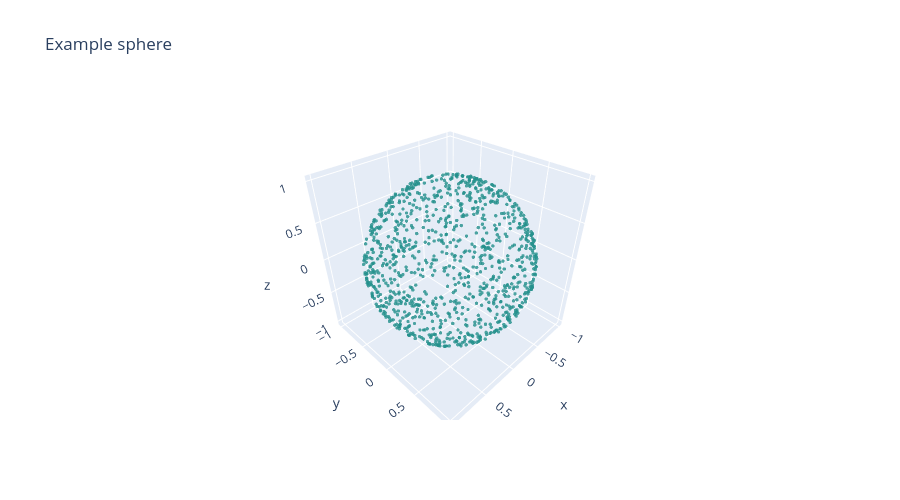
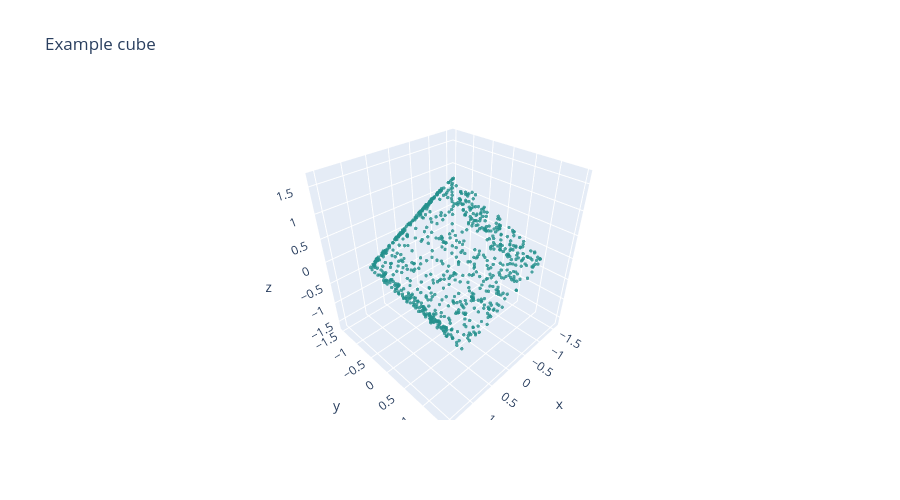
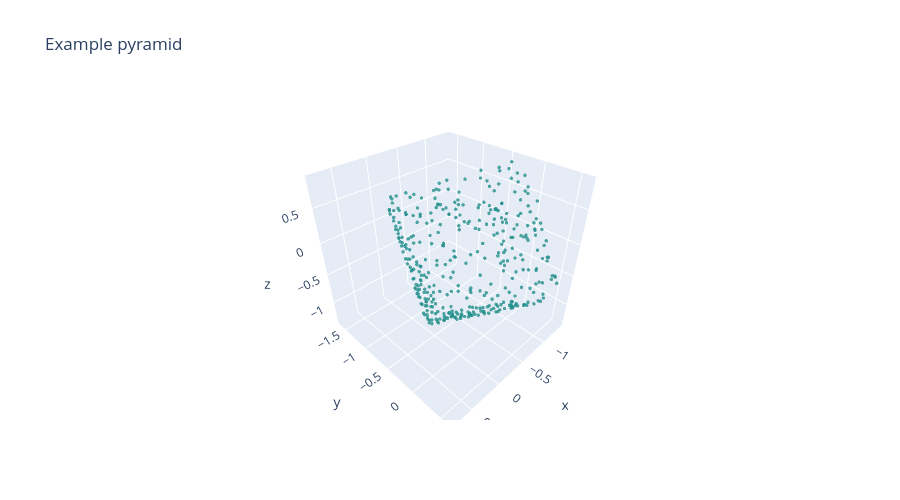

Source (notebook cell) for these figures, in order:
### Code cell
set_seed(42)  # the 3D results below do not depend on the random numbers used above
cloud_dataset = SyntheticPointCloudDataset(num_samples=3200, length_range=(256, 1024), noise_std=0.002)
collate_cloud = build_pointcloud_collate(cloud_dataset.max_points, dims=3)
train_cloud, val_cloud = random_split(
    cloud_dataset,
    [int(0.75 * len(cloud_dataset)), len(cloud_dataset) - int(0.75 * len(cloud_dataset))],
)
train_loader_cloud = DataLoader(train_cloud, batch_size=64, shuffle=True, collate_fn=collate_cloud)
val_loader_cloud = DataLoader(val_cloud, batch_size=128, shuffle=False, collate_fn=collate_cloud)

# Interactive demo (set interactive=True)
for idx in np.random.choice(len(cloud_dataset), size=3, replace=False):
    pts = cloud_dataset[idx]["points"].numpy()
    label = SHAPE_TYPES_3D[cloud_dataset.labels[idx]]
    scatter_3d_points(pts, f"Example {label}", interactive=True)

### Figure 1 — Plotly figure (JSON) as saved in the notebook; plotly's stock layout.template omitted (floating-point values rounded to 4 significant figures; data arrays with more than 128 entries replaced by an {"elided": "..."} marker saying what was removed)
{"data": [{"marker": {"color": {"elided": "1019 float values"}, "colorscale": [[0, "#440154"], [0.1111, "#482878"], [0.2222, "#3e4989"], [0.3333, "#31688e"], [0.4444, "#26828e"], [0.5556, "#1f9e89"], [0.6667, "#35b779"], [0.7778, "#6ece58"], [0.8889, "#b5de2b"], [1, "#fde725"]], "opacity": 0.8, "size": 2}, "mode": "markers", "type": "scatter3d", "x": {"elided": "1019 float values"}, "y": {"elided": "1019 float values"}, "z": {"elided": "1019 float values"}}], "layout": {"height": 500, "scene": {"xaxis": {"title": {"text": "x"}}, "yaxis": {"title": {"text": "y"}}, "zaxis": {"title": {"text": "z"}}}, "title": {"text": "Example sphere"}}}

### Figure 2 — Plotly figure (JSON) as saved in the notebook; plotly's stock layout.template omitted (floating-point values rounded to 4 significant figures; data arrays with more than 128 entries replaced by an {"elided": "..."} marker saying what was removed)
{"data": [{"marker": {"color": {"elided": "791 float values"}, "colorscale": [[0, "#440154"], [0.1111, "#482878"], [0.2222, "#3e4989"], [0.3333, "#31688e"], [0.4444, "#26828e"], [0.5556, "#1f9e89"], [0.6667, "#35b779"], [0.7778, "#6ece58"], [0.8889, "#b5de2b"], [1, "#fde725"]], "opacity": 0.8, "size": 2}, "mode": "markers", "type": "scatter3d", "x": {"elided": "791 float values"}, "y": {"elided": "791 float values"}, "z": {"elided": "791 float values"}}], "layout": {"height": 500, "scene": {"xaxis": {"title": {"text": "x"}}, "yaxis": {"title": {"text": "y"}}, "zaxis": {"title": {"text": "z"}}}, "title": {"text": "Example cube"}}}

### Figure 3 — Plotly figure (JSON) as saved in the notebook; plotly's stock layout.template omitted (floating-point values rounded to 4 significant figures; data arrays with more than 128 entries replaced by an {"elided": "..."} marker saying what was removed)
{"data": [{"marker": {"color": {"elided": "379 float values"}, "colorscale": [[0, "#440154"], [0.1111, "#482878"], [0.2222, "#3e4989"], [0.3333, "#31688e"], [0.4444, "#26828e"], [0.5556, "#1f9e89"], [0.6667, "#35b779"], [0.7778, "#6ece58"], [0.8889, "#b5de2b"], [1, "#fde725"]], "opacity": 0.8, "size": 2}, "mode": "markers", "type": "scatter3d", "x": {"elided": "379 float values"}, "y": {"elided": "379 float values"}, "z": {"elided": "379 float values"}}], "layout": {"height": 500, "scene": {"xaxis": {"title": {"text": "x"}}, "yaxis": {"title": {"text": "y"}}, "zaxis": {"title": {"text": "z"}}}, "title": {"text": "Example pyramid"}}}
